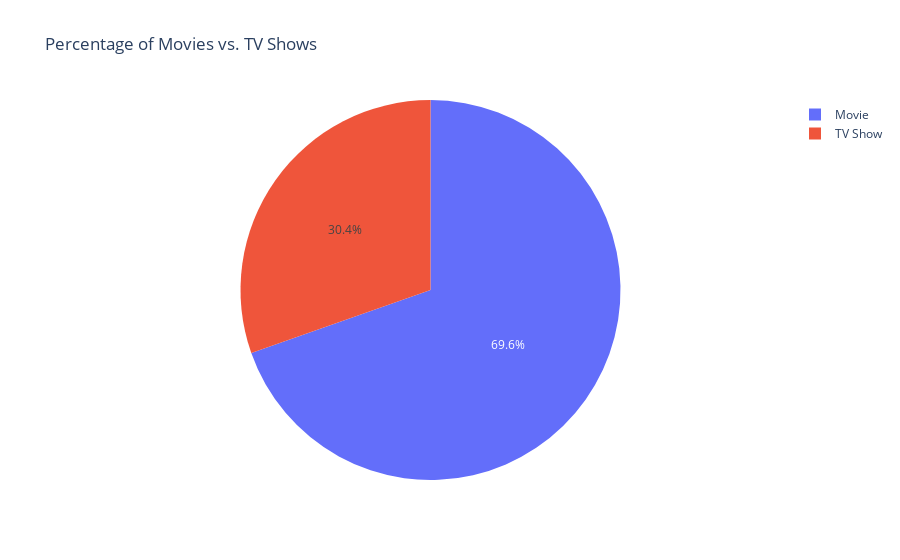

The notebook cell saved with this chart:
### Markdown cell above
### What is the percentage of movies vs. TV shows in the dataset?

### Code cell
show_type_percentage = df['type'].value_counts(normalize=True) * 100
fig = px.pie(values=show_type_percentage.values, names=show_type_percentage.index,
             title='Percentage of Movies vs. TV Shows')
fig.show()

### Figure 1 — Plotly figure (JSON) as saved in the notebook; plotly's stock layout.template omitted (floating-point values rounded to 4 significant figures)
{"data": [{"domain": {"x": [0, 1], "y": [0, 1]}, "hovertemplate": "label=%{label}<br>value=%{value}<extra></extra>", "labels": ["Movie", "TV Show"], "legendgroup": "", "name": "", "showlegend": true, "type": "pie", "values": [69.61, 30.39]}], "layout": {"autosize": true, "legend": {"tracegroupgap": 0}, "title": {"text": "Percentage of Movies vs. TV Shows"}}}
